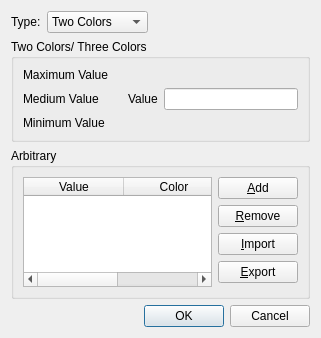
<?xml version="1.0" encoding="UTF-8"?>
<ui version="4.0">
 <class>ColorMapCustomSettingDialog</class>
 <widget class="QDialog" name="ColorMapCustomSettingDialog">
  <property name="geometry">
   <rect>
    <x>0</x>
    <y>0</y>
    <width>321</width>
    <height>338</height>
   </rect>
  </property>
  <property name="windowTitle">
   <string>Custom Color Map</string>
  </property>
  <layout class="QVBoxLayout" name="verticalLayout_2">
   <item>
    <layout class="QHBoxLayout" name="horizontalLayout_2">
     <item>
      <widget class="QLabel" name="typeLabel">
       <property name="text">
        <string>Type:</string>
       </property>
      </widget>
     </item>
     <item>
      <widget class="QComboBox" name="typeComboBox">
       <item>
        <property name="text">
         <string>Two Colors</string>
        </property>
       </item>
       <item>
        <property name="text">
         <string>Three Colors</string>
        </property>
       </item>
       <item>
        <property name="text">
         <string>Arbitrary</string>
        </property>
       </item>
      </widget>
     </item>
     <item>
      <spacer name="horizontalSpacer">
       <property name="orientation">
        <enum>Qt::Horizontal</enum>
       </property>
       <property name="sizeHint" stdset="0">
        <size>
         <width>40</width>
         <height>20</height>
        </size>
       </property>
      </spacer>
     </item>
    </layout>
   </item>
   <item>
    <widget class="QGroupBox" name="twoThreeGroupBox">
     <property name="title">
      <string>Two Colors/ Three Colors</string>
     </property>
     <layout class="QGridLayout" name="gridLayout">
      <item row="0" column="0">
       <widget class="QLabel" name="maxLabel">
        <property name="text">
         <string>Maximum Value</string>
        </property>
       </widget>
      </item>
      <item row="0" column="1" colspan="2">
       <widget class="ColorEditWidget" name="maxColorWidget">
        <property name="text">
         <string/>
        </property>
       </widget>
      </item>
      <item row="1" column="0">
       <widget class="QLabel" name="midLabel">
        <property name="text">
         <string>Medium Value</string>
        </property>
       </widget>
      </item>
      <item row="1" column="1">
       <widget class="ColorEditWidget" name="midColorWidget">
        <property name="enabled">
         <bool>false</bool>
        </property>
        <property name="text">
         <string/>
        </property>
       </widget>
      </item>
      <item row="1" column="2">
       <layout class="QHBoxLayout" name="horizontalLayout" stretch="0,0">
        <item>
         <widget class="QLabel" name="midValueLabel">
          <property name="text">
           <string>Value</string>
          </property>
         </widget>
        </item>
        <item>
         <widget class="RealNumberEditWidget" name="midValueEdit"/>
        </item>
       </layout>
      </item>
      <item row="2" column="0">
       <widget class="QLabel" name="minLabel">
        <property name="text">
         <string>Minimum Value</string>
        </property>
       </widget>
      </item>
      <item row="2" column="1" colspan="2">
       <widget class="ColorEditWidget" name="minColorWidget">
        <property name="text">
         <string/>
        </property>
       </widget>
      </item>
     </layout>
    </widget>
   </item>
   <item>
    <widget class="QGroupBox" name="arbitraryGroupBox">
     <property name="title">
      <string>Arbitrary</string>
     </property>
     <layout class="QHBoxLayout" name="horizontalLayout_3">
      <item>
       <widget class="QTableWidget" name="arbitraryTableWidget">
        <column>
         <property name="text">
          <string>Value</string>
         </property>
        </column>
        <column>
         <property name="text">
          <string>Color</string>
         </property>
        </column>
       </widget>
      </item>
      <item>
       <layout class="QVBoxLayout" name="verticalLayout">
        <item>
         <widget class="QPushButton" name="addButton">
          <property name="text">
           <string>&amp;Add</string>
          </property>
         </widget>
        </item>
        <item>
         <widget class="QPushButton" name="deleteButton">
          <property name="text">
           <string>&amp;Remove</string>
          </property>
         </widget>
        </item>
        <item>
         <widget class="QPushButton" name="importButton">
          <property name="text">
           <string>&amp;Import</string>
          </property>
         </widget>
        </item>
        <item>
         <widget class="QPushButton" name="exportButton">
          <property name="text">
           <string>&amp;Export</string>
          </property>
         </widget>
        </item>
        <item>
         <spacer name="verticalSpacer_2">
          <property name="orientation">
           <enum>Qt::Vertical</enum>
          </property>
          <property name="sizeHint" stdset="0">
           <size>
            <width>20</width>
            <height>40</height>
           </size>
          </property>
         </spacer>
        </item>
       </layout>
      </item>
     </layout>
    </widget>
   </item>
   <item>
    <widget class="QDialogButtonBox" name="buttonBox">
     <property name="standardButtons">
      <set>QDialogButtonBox::Cancel|QDialogButtonBox::Ok</set>
     </property>
    </widget>
   </item>
  </layout>
 </widget>
 <customwidgets>
  <customwidget>
   <class>ColorEditWidget</class>
   <extends>QLabel</extends>
   <header>coloreditwidget.h</header>
  </customwidget>
  <customwidget>
   <class>RealNumberEditWidget</class>
   <extends>QLineEdit</extends>
   <header>realnumbereditwidget.h</header>
  </customwidget>
 </customwidgets>
 <resources/>
 <connections>
  <connection>
   <sender>buttonBox</sender>
   <signal>accepted()</signal>
   <receiver>ColorMapCustomSettingDialog</receiver>
   <slot>accept()</slot>
   <hints>
    <hint type="sourcelabel">
     <x>172</x>
     <y>323</y>
    </hint>
    <hint type="destinationlabel">
     <x>28</x>
     <y>336</y>
    </hint>
   </hints>
  </connection>
  <connection>
   <sender>buttonBox</sender>
   <signal>rejected()</signal>
   <receiver>ColorMapCustomSettingDialog</receiver>
   <slot>reject()</slot>
   <hints>
    <hint type="sourcelabel">
     <x>259</x>
     <y>323</y>
    </hint>
    <hint type="destinationlabel">
     <x>244</x>
     <y>350</y>
    </hint>
   </hints>
  </connection>
 </connections>
</ui>
